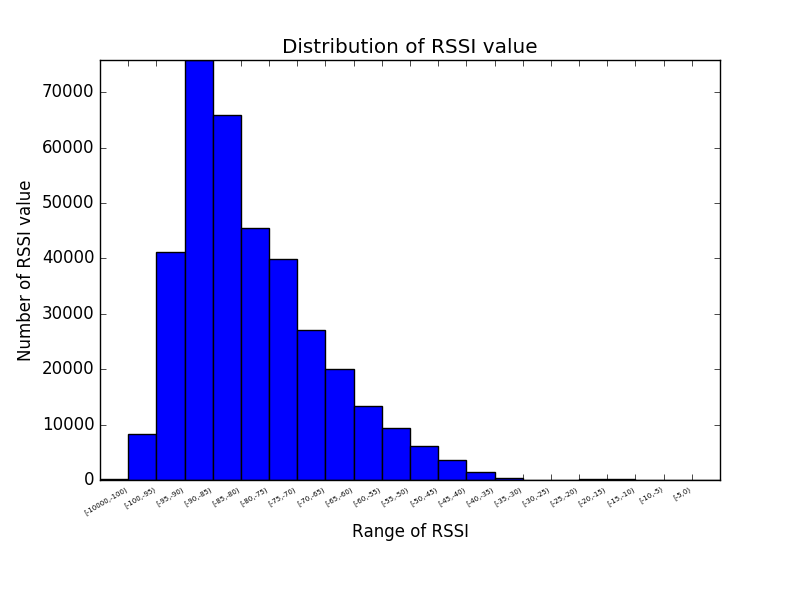

Python code for this plot:
import pandas as pd
import collections
import matplotlib.pyplot as plt
import numpy as np

# TODO : get the count table
def read(name):
    df = pd.read_csv(name)
    shape = df.shape
    # TODO : get raws of WAP1~520
    raws = df.iloc[0:shape[0],0:520]

    # TODO : count WAPs value
    table = []
    for i in range(0,shape[0]): # raws
        index = pd.Index(raws.loc[i]) # value
        for j in range(0,520):
            table.append(index[j])

    se_table = pd.Series(table)
    bin = [-10000]
    for i in range(-100,5,5):
        bin.append(i)
    count = pd.value_counts(pd.cut(se_table,bin,right=False),sort=False)

    #print(count)
    return count


# TODO : plot
def plot_table(table):
    x = [" "]
    y = []
    for i in range(0,21):
        x.append("["+str(table.index[i].left)+","+str(table.index[i].right)+")")
        y.append(table[table.index[i]])
    y.append(0)
    # print(x)
    # print(y)
    fig = plt.figure()
    plt.xlabel('Range of RSSI')
    plt.ylabel('Number of RSSI value')
    plt.title('Distribution of RSSI value')
    plt.bar(np.arange(22),y,1)
    plt.xticks(np.arange(22),x,fontsize=5)
    plt.gcf().autofmt_xdate()
    plt.margins(x=0,y=0)
    fig.savefig('Q2.png')

if __name__ == '__main__':
    table = read('TrainingData_new.csv')
    plot_table(table)